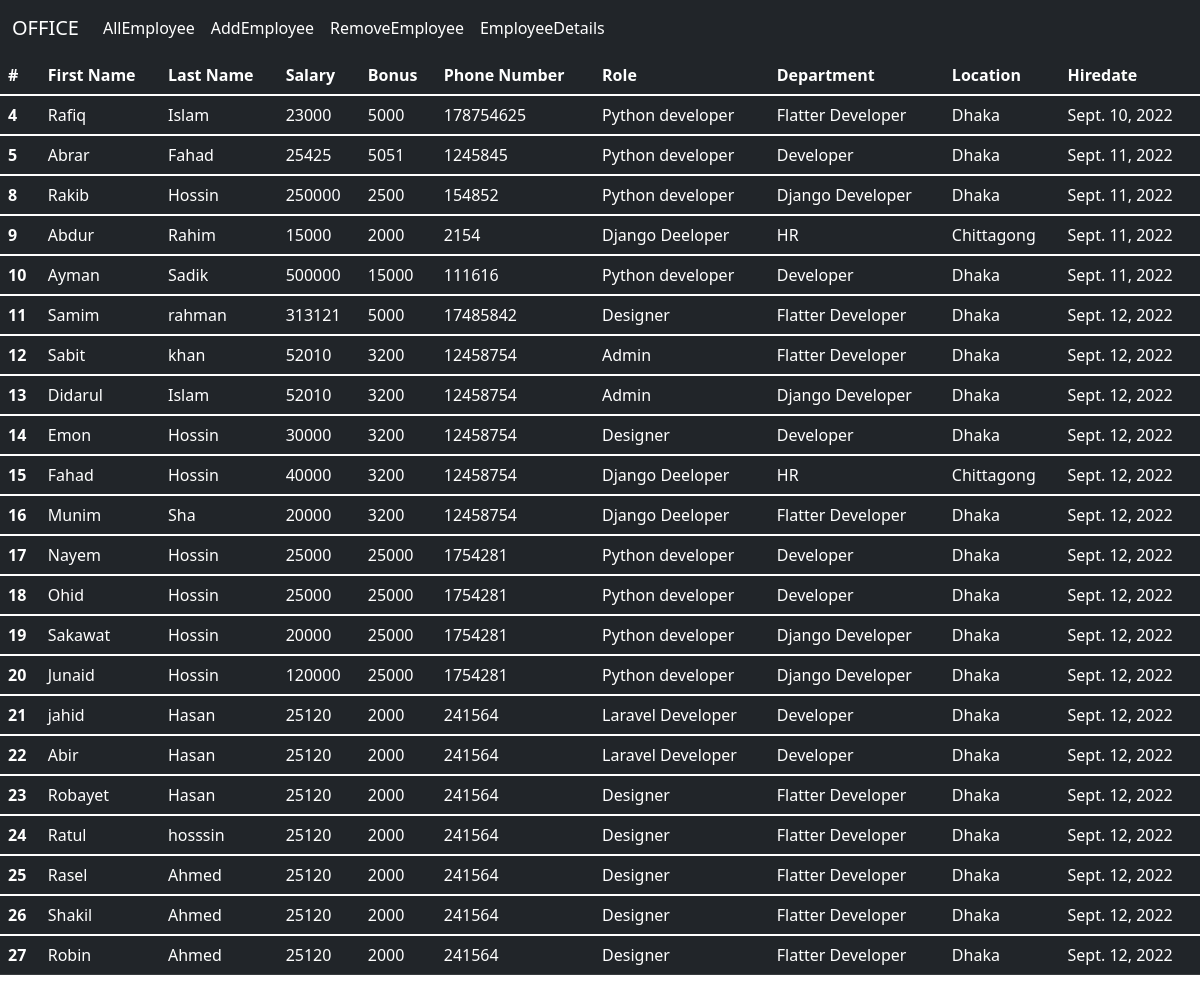
The app's page /all_emp with its own data.
### Employee/models.py (models this page shows, shortened)
class Employee(models.Model):
    first_name = models.CharField(max_length=100, null=False)
    last_name = models.CharField(max_length=100)
    dept = models.ForeignKey(Department, on_delete=models.CASCADE)
    salary = models.IntegerField(default=0)
    bonus = models.IntegerField(default=0)
    role = models.ForeignKey(Role, on_delete=models.CASCADE)
    phone = models.IntegerField(default=0)
    hire_date = models.DateField()
    def __str__(self):
        return "%s %s %s" %(self.first_name, self.last_name, self.phone)

class Role(models.Model):
    name = models.CharField(max_length=100, null=False)

class Department(models.Model):
    name = models.CharField(max_length=100,null=False)
    location = models.CharField(max_length=100)

### Employee/views.py (the view)
# urls.py: path('all_emp', views.all_emp, name='all_emp'),
def all_emp(request):
    emps = Employee.objects.all()
    context = {
        'emps': emps
        }
    print(context)
    return render(request, 'all_emp.html', context)

### Employee/templates/all_emp.html (shortened to what this page needs)
<html lang="en">
<head>
  <link href="https://cdn.jsdelivr.net/npm/bootstrap@5.1.3/dist/css/bootstrap.min.css" rel="stylesheet">
</head>
  <body>
      <nav class="navbar navbar-expand-lg navbar-dark bg-dark">
  <div class="container-fluid">
    <a class="navbar-brand" href="/">OFFICE</a>
    <div class="collapse navbar-collapse" id="navbarNav">
      <ul class="navbar-nav">
        <li class="nav-item">
          <a class="nav-link active" aria-current="page" href="{%url 'all_emp'%}">AllEmployee</a>
        </li>
        <li class="nav-item">
          <a class="nav-link active" aria-current="page" href="{%url 'add_emp'%}">AddEmployee</a>
        </li>
        <li class="nav-item">
          <a class="nav-link active" aria-current="page" href="{%url 'remove_emp'%}">RemoveEmployee</a>
        </li>
        <li class="nav-item">
          <a class="nav-link active"  aria-current="page" href="{%url 'filter_emp'%}">EmployeeDetails</a>
        </li>
      </ul>
    </div>
  </div>
</nav>
     <table class="table table-dark">
  <thead>
    <tr>
      <th scope="col">#</th>
      <th scope="col">First Name</th>
      <th scope="col">Last Name</th>
      <th scope="col">Salary</th>
      <th scope="col">Bonus</th>
      <th scope="col">Phone Number</th>
      <th scope="col">Role</th>
      <th scope="col">Department</th>
      <th scope="col">Location</th>
      <th scope="col">Hiredate</th>
    </tr>
  </thead>
         {% for emp in emps %}
  <tbody>
    <tr>
      <th scope="row">{{emp.id}}</th>
      <td>{{emp.first_name}}</td>
      <td>{{emp.last_name}}</td>
      <td>{{emp.salary}}</td>
      <td>{{emp.bonus}}</td>
      <td>{{emp.phone}}</td>
      <td>{{emp.role.name}}</td>
      <td>{{emp.dept.name}}</td>
      <td>{{emp.dept.location}}</td>
      <td>{{emp.hire_date}}</td>
    </tr>
  </tbody>
         {% endfor %}
</table>
  </body>
</html>

### records on screen
Employee: id "4", first_name "Rafiq", last_name "Islam", salary "23000", bonus "5000", phone "178754625", role.name "Python developer", dept.name "Flatter Developer", dept.location "Dhaka", hire_date "Sept. 10, 2022"
Employee: id "5", first_name "Abrar", last_name "Fahad", salary "25425", bonus "5051", phone "1245845", role.name "Python developer", dept.name "Developer", dept.location "Dhaka", hire_date "Sept. 11, 2022"
Employee: id "8", first_name "Rakib", last_name "Hossin", salary "250000", bonus "2500", phone "154852", role.name "Python developer", dept.name "Django Developer", dept.location "Dhaka", hire_date "Sept. 11, 2022"
Employee: id "9", first_name "Abdur", last_name "Rahim", salary "15000", bonus "2000", phone "2154", role.name "Django Deeloper", dept.name "HR", dept.location "Chittagong", hire_date "Sept. 11, 2022"
Employee: id "10", first_name "Ayman", last_name "Sadik", salary "500000", bonus "15000", phone "111616", role.name "Python developer", dept.name "Developer", dept.location "Dhaka", hire_date "Sept. 11, 2022"
Employee: id "11", first_name "Samim", last_name "rahman", salary "313121", bonus "5000", phone "17485842", role.name "Designer", dept.name "Flatter Developer", dept.location "Dhaka", hire_date "Sept. 12, 2022"
Employee: id "12", first_name "Sabit", last_name "khan", salary "52010", bonus "3200", phone "12458754", role.name "Admin", dept.name "Flatter Developer", dept.location "Dhaka", hire_date "Sept. 12, 2022"
Employee: id "13", first_name "Didarul", last_name "Islam", salary "52010", bonus "3200", phone "12458754", role.name "Admin", dept.name "Django Developer", dept.location "Dhaka", hire_date "Sept. 12, 2022"
Employee: id "14", first_name "Emon", last_name "Hossin", salary "30000", bonus "3200", phone "12458754", role.name "Designer", dept.name "Developer", dept.location "Dhaka", hire_date "Sept. 12, 2022"
Employee: id "15", first_name "Fahad", last_name "Hossin", salary "40000", bonus "3200", phone "12458754", role.name "Django Deeloper", dept.name "HR", dept.location "Chittagong", hire_date "Sept. 12, 2022"
Employee: id "16", first_name "Munim", last_name "Sha", salary "20000", bonus "3200", phone "12458754", role.name "Django Deeloper", dept.name "Flatter Developer", dept.location "Dhaka", hire_date "Sept. 12, 2022"
Employee: id "17", first_name "Nayem", last_name "Hossin", salary "25000", bonus "25000", phone "1754281", role.name "Python developer", dept.name "Developer", dept.location "Dhaka", hire_date "Sept. 12, 2022"
Employee: id "18", first_name "Ohid", last_name "Hossin", salary "25000", bonus "25000", phone "1754281", role.name "Python developer", dept.name "Developer", dept.location "Dhaka", hire_date "Sept. 12, 2022"
Employee: id "19", first_name "Sakawat", last_name "Hossin", salary "20000", bonus "25000", phone "1754281", role.name "Python developer", dept.name "Django Developer", dept.location "Dhaka", hire_date "Sept. 12, 2022"
Employee: id "20", first_name "Junaid", last_name "Hossin", salary "120000", bonus "25000", phone "1754281", role.name "Python developer", dept.name "Django Developer", dept.location "Dhaka", hire_date "Sept. 12, 2022"
Employee: id "21", first_name "jahid", last_name "Hasan", salary "25120", bonus "2000", phone "241564", role.name "Laravel Developer", dept.name "Developer", dept.location "Dhaka", hire_date "Sept. 12, 2022"
Employee: id "22", first_name "Abir", last_name "Hasan", salary "25120", bonus "2000", phone "241564", role.name "Laravel Developer", dept.name "Developer", dept.location "Dhaka", hire_date "Sept. 12, 2022"
Employee: id "23", first_name "Robayet", last_name "Hasan", salary "25120", bonus "2000", phone "241564", role.name "Designer", dept.name "Flatter Developer", dept.location "Dhaka", hire_date "Sept. 12, 2022"
Employee: id "24", first_name "Ratul", last_name "hosssin", salary "25120", bonus "2000", phone "241564", role.name "Designer", dept.name "Flatter Developer", dept.location "Dhaka", hire_date "Sept. 12, 2022"
Employee: id "25", first_name "Rasel", last_name "Ahmed", salary "25120", bonus "2000", phone "241564", role.name "Designer", dept.name "Flatter Developer", dept.location "Dhaka", hire_date "Sept. 12, 2022"
Employee: id "26", first_name "Shakil", last_name "Ahmed", salary "25120", bonus "2000", phone "241564", role.name "Designer", dept.name "Flatter Developer", dept.location "Dhaka", hire_date "Sept. 12, 2022"
Employee: id "27", first_name "Robin", last_name "Ahmed", salary "25120", bonus "2000", phone "241564", role.name "Designer", dept.name "Flatter Developer", dept.location "Dhaka", hire_date "Sept. 12, 2022"
